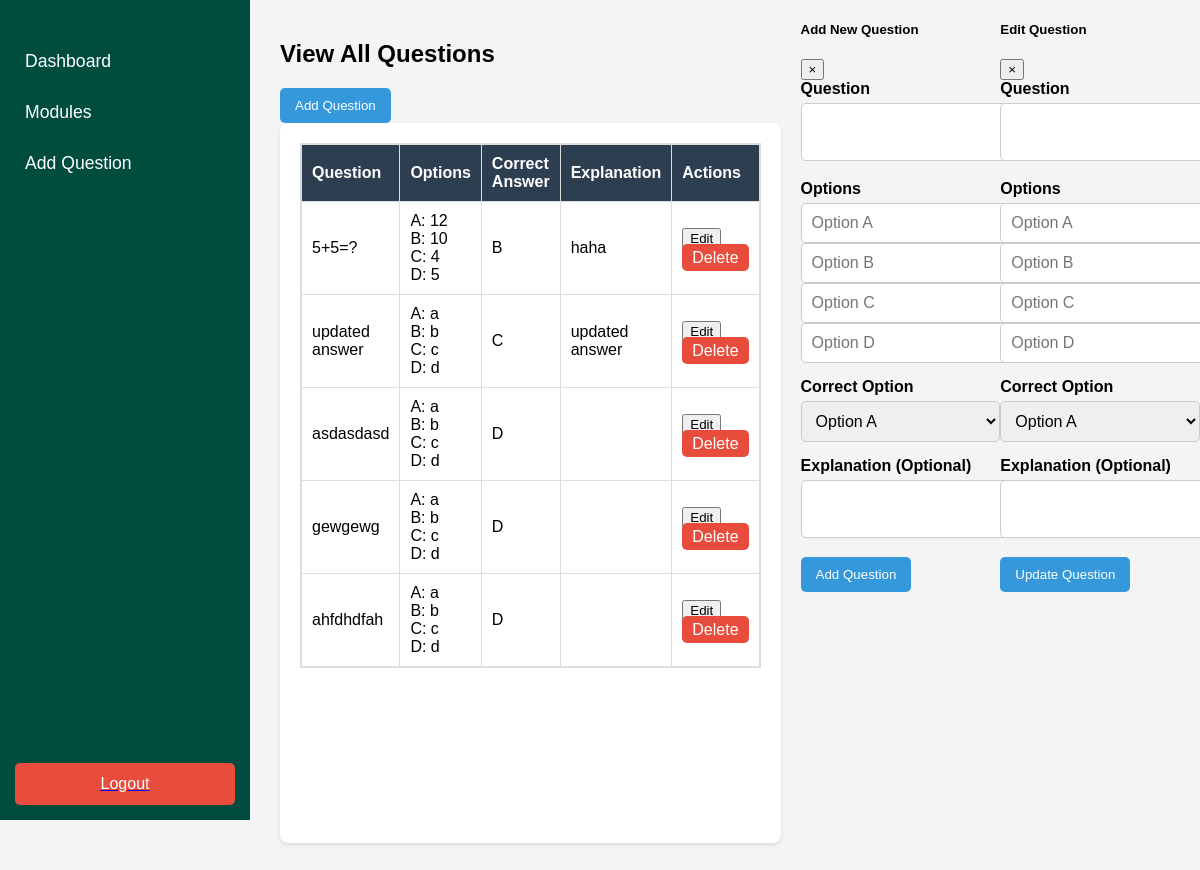
The app's page /admin/admin-addquestion.php with its own data.
### tables this page shows
CREATE TABLE `questions` (
  `id` int NOT NULL AUTO_INCREMENT,
  `question` text NOT NULL,
  `option1` varchar(255) NOT NULL,
  `option2` varchar(255) NOT NULL,
  `option3` varchar(255) NOT NULL,
  `option4` varchar(255) NOT NULL,
  `correct_option` varchar(255) NOT NULL,
  `explanation` text NOT NULL,
  PRIMARY KEY (`id`)
);

### admin/admin-addquestion.php (the view, shortened to what this page needs)
<?php
$servername = "localhost";
$username = "root";
$password = "";
$database = "quiz_db";
$conn = new mysqli($servername, $username, $password, $database);
?>
<!DOCTYPE html>
<html lang="en">
<head>
    <link rel="stylesheet" href="css/admin-add-q.css">
    <link rel="stylesheet" href="css/admin-sidebar.css">
</head>
<body>
    <?php include_once 'admin-sidebar.php'; ?>
    <div class="main-content">
        <div class="container">
            <div class="header d-flex justify-content-between align-items-center">
                <h2 class="card-title">View All Questions</h2>
                <button class="btn btn-primary" data-toggle="modal" data-target="#addQuestionModal">Add Question</button>
            </div>
            <div class="card">
                <div class="card-body">
                    <div class="table-container">
                        <table>
                            <thead>
                                <tr>
                                    <th>Question</th>
                                    <th>Options</th>
                                    <th>Correct Answer</th>
                                    <th>Explanation</th>
                                    <th>Actions</th>
                                </tr>
                            </thead>
                            <tbody>
                                <?php
                                $stmt = $conn->prepare("SELECT * FROM questions");
                                $stmt->execute();
                                $result = $stmt->get_result();
                                while ($row = $result->fetch_assoc()) {
                                ?>
                                    <tr>
                                        <td><?php echo htmlspecialchars($row['question']); ?></td>
                                        <td>
                                            A: <?php echo htmlspecialchars($row['option1']); ?><br>
                                            B: <?php echo htmlspecialchars($row['option2']); ?><br>
                                            C: <?php echo htmlspecialchars($row['option3']); ?><br>
                                            D: <?php echo htmlspecialchars($row['option4']); ?>
                                        </td>
                                        <td><?php echo htmlspecialchars($row['correct_option']); ?></td>
                                        <td><?php echo htmlspecialchars($row['explanation']); ?></td>
                                        <td>
                                        <button class="btn btn-warning btn-sm edit-btn"
                                            data-id="<?php echo $row['id']; ?>"
                                            data-question="<?php echo htmlspecialchars($row['question']); ?>"
                                            data-option1="<?php echo htmlspecialchars($row['option1']); ?>"
                                            data-option2="<?php echo htmlspecialchars($row['option2']); ?>"
                                            data-option3="<?php echo htmlspecialchars($row['option3']); ?>"
                                            data-option4="<?php echo htmlspecialchars($row['option4']); ?>"
                                            data-correct_option="<?php echo htmlspecialchars($row['correct_option']); ?>"
                                            data-explanation="<?php echo htmlspecialchars($row['explanation']); ?>"
                                            data-toggle="modal"
                                            data-target="#editQuestionModal">Edit
                                        </button>
                                            <a href="?delete=<?php echo $row['id']; ?>" class="btn btn-danger btn-sm">Delete</a>
                                        </td>
                                    </tr>
                                <?php
                                }
                                ?>
                            </tbody>
                        </table>
                    </div>
                </div>
            </div>
        </div>
    </div>
    <div class="modal fade" id="addQuestionModal" tabindex="-1" role="dialog" aria-labelledby="addQuestionModalLabel" aria-hidden="true">
        <div class="modal-dialog" role="document">
            <div class="modal-content">
                <div class="modal-header">
                    <h5 class="modal-title" id="addQuestionModalLabel">Add New Question</h5>
                    <button type="button" class="close" data-dismiss="modal" aria-label="Close">
                        <span aria-hidden="true">&times;</span>
                    </button>
                </div>
                <div class="modal-body">
                    <form method="POST">
                        <div class="form-group">
                            <label for="question">Question</label>
                            <textarea id="question" name="question" class="form-control" required></textarea>
                        </div>
                        <div class="form-group">
                            <label>Options</label>
                            <input type="text" name="option1" class="form-control" required placeholder="Option A">
                            <input type="text" name="option2" class="form-control" required placeholder="Option B">
                            <input type="text" name="option3" class="form-control" required placeholder="Option C">
                            <input type="text" name="option4" class="form-control" required placeholder="Option D">
                        </div>
                        <div class="form-group">
                            <label for="correctOption">Correct Option</label>
                            <select id="correctOption" name="correctOption" class="form-control" required>
                                <option value="A">Option A</option>
                            </select>
                        </div>
                        <div class="form-group">
                            <label for="explanation">Explanation (Optional)</label>
                            <textarea id="explanation" name="explanation" class="form-control"></textarea>
                        </div>
                        <button type="submit" name="add_question" class="btn btn-primary">Add Question</button>
                    </form>
                </div>
            </div>
        </div>
    </div>
    <div class="modal fade" id="editQuestionModal" tabindex="-1" role="dialog" aria-labelledby="editQuestionModalLabel" aria-hidden="true">
        <div class="modal-dialog" role="document">
            <div class="modal-content">
                <div class="modal-header">
                    <h5 class="modal-title" id="editQuestionModalLabel">Edit Question</h5>
                    <button type="button" class="close" data-dismiss="modal" aria-label="Close">
                        <span aria-hidden="true">&times;</span>
                    </button>
                </div>
                <div class="modal-body">
                    <form method="POST" action="">
                        <div class="form-group">
                            <label for="editQuestion">Question</label>
                            <textarea id="editQuestion" name="question" class="form-control" required></textarea>
                        </div>
                        <div class="form-group">
                            <label>Options</label>
                            <input type="text" id="editOption1" name="option1" class="form-control" required placeholder="Option A">
                            <input type="text" id="editOption2" name="option2" class="form-control" required placeholder="Option B">
                            <input type="text" id="editOption3" name="option3" class="form-control" required placeholder="Option C">
                            <input type="text" id="editOption4" name="option4" class="form-control" required placeholder="Option D">
                        </div>
                        <div class="form-group">
                            <label for="editCorrectOption">Correct Option</label>
                            <select id="editCorrectOption" name="correctOption" class="form-control" required>
                                <option value="A">Option A</option>
                            </select>
                        </div>
                        <div class="form-group">
                            <label for="editExplanation">Explanation (Optional)</label>
                            <textarea id="editExplanation" name="explanation" class="form-control"></textarea>
                        </div>
                        <button type="submit" name="edit_question" class="btn btn-primary">Update Question</button>
                    </form>
                </div>
            </div>
        </div>
    </div>
</body>
</html>

### admin/css/admin-add-q.css (style rules this page uses)
body { font-family: 'Poppins', sans-serif; background: #f4f4f4; margin: 0; padding: 0; display: flex; overflow-y: hidden; }
.main-content { margin-left: 260px; padding: 20px; width: calc(100% - 260px); }
.card { background: white; padding: 20px; margin-bottom: 20px; box-shadow: 0 2px 4px rgba(0, 0, 0, 0.1); border-radius: 8px; height: 96vh; box-sizing: border-box; overflow-y: hidden; height: 90vh; }
.form-group { margin-bottom: 15px; }
label { font-weight: 600; display: block; margin-bottom: 5px; }
textarea, input, select { width: 100%; padding: 10px; border: 1px solid #ccc; border-radius: 5px; font-size: 16px; }
.btn-primary { background: #3498db; color: white; border: none; padding: 10px 15px; cursor: pointer; border-radius: 5px; }
.table-container { max-height: 80vh; overflow-y: auto; border: 1px solid #ddd; }
table { width: 100%; border-collapse: collapse; }
table th, table td { padding: 10px; border: 1px solid #ddd; text-align: left; }
table th { background: #2c3e50; color: white; position: sticky; top: 0; z-index: 2; }
.btn-danger { background: #e74c3c; color: white; padding: 5px 10px; border-radius: 5px; text-decoration: none; }

### records on screen
questions: question "5+5=?", option1 "12", option2 "10", option3 "4", option4 "5", correct_option "B", explanation "haha"
questions: question "updated answer", option1 "a", option2 "b", option3 "c", option4 "d", correct_option "C", explanation "updated answer"
questions: question "asdasdasd", option1 "a", option2 "b", option3 "c", option4 "d", correct_option "D"
questions: question "gewgewg", option1 "a", option2 "b", option3 "c", option4 "d", correct_option "D"
questions: question "ahfdhdfah", option1 "a", option2 "b", option3 "c", option4 "d", correct_option "D"
